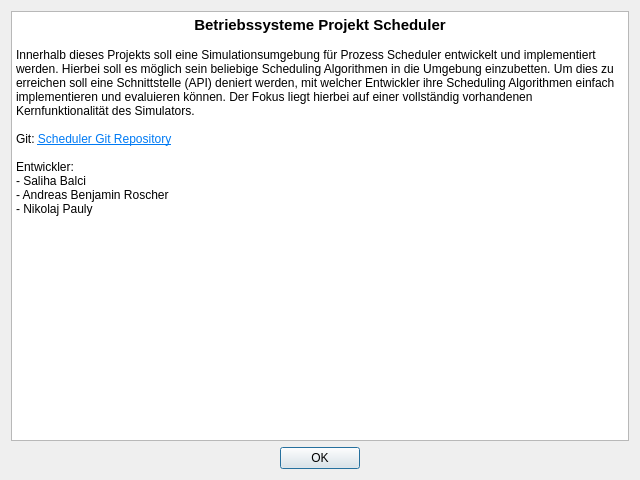
<?xml version="1.0" encoding="UTF-8"?>
<ui version="4.0">
 <class>DialogUeberInformationen</class>
 <widget class="QDialog" name="DialogUeberInformationen">
  <property name="geometry">
   <rect>
    <x>0</x>
    <y>0</y>
    <width>640</width>
    <height>480</height>
   </rect>
  </property>
  <property name="minimumSize">
   <size>
    <width>640</width>
    <height>480</height>
   </size>
  </property>
  <property name="maximumSize">
   <size>
    <width>640</width>
    <height>480</height>
   </size>
  </property>
  <property name="windowTitle">
   <string>Projektinformationen</string>
  </property>
  <layout class="QVBoxLayout" name="verticalLayout">
   <item>
    <widget class="QTextBrowser" name="textBrowser">
     <property name="html">
      <string>&lt;!DOCTYPE HTML PUBLIC &quot;-//W3C//DTD HTML 4.0//EN&quot; &quot;http://www.w3.org/TR/REC-html40/strict.dtd&quot;&gt;
&lt;html&gt;&lt;head&gt;&lt;meta name=&quot;qrichtext&quot; content=&quot;1&quot; /&gt;&lt;meta charset=&quot;utf-8&quot; /&gt;&lt;style type=&quot;text/css&quot;&gt;
p, li { white-space: pre-wrap; }
hr { height: 1px; border-width: 0; }
li.unchecked::marker { content: &quot;\2610&quot;; }
li.checked::marker { content: &quot;\2612&quot;; }
&lt;/style&gt;&lt;/head&gt;&lt;body style=&quot; font-family:'Segoe UI'; font-size:9pt; font-weight:400; font-style:normal;&quot;&gt;
&lt;p align=&quot;center&quot; style=&quot; margin-top:0px; margin-bottom:0px; margin-left:0px; margin-right:0px; -qt-block-indent:0; text-indent:0px;&quot;&gt;&lt;span style=&quot; font-size:11pt; font-weight:700;&quot;&gt;Betriebssysteme Projekt Scheduler&lt;/span&gt;&lt;/p&gt;
&lt;p style=&quot;-qt-paragraph-type:empty; margin-top:0px; margin-bottom:0px; margin-left:0px; margin-right:0px; -qt-block-indent:0; text-indent:0px;&quot;&gt;&lt;br /&gt;&lt;/p&gt;
&lt;p style=&quot; margin-top:0px; margin-bottom:0px; margin-left:0px; margin-right:0px; -qt-block-indent:0; text-indent:0px;&quot;&gt;Innerhalb dieses Projekts soll eine Simulationsumgebung für Prozess Scheduler entwickelt und implementiert werden. Hierbei soll es möglich sein beliebige Scheduling Algorithmen in die Umgebung einzubetten. Um dies zu erreichen soll eine Schnittstelle (API) deniert werden, mit welcher Entwickler ihre Scheduling Algorithmen einfach implementieren und evaluieren können. Der Fokus liegt hierbei auf einer vollständig vorhandenen Kernfunktionalität des Simulators.&lt;/p&gt;
&lt;p style=&quot;-qt-paragraph-type:empty; margin-top:0px; margin-bottom:0px; margin-left:0px; margin-right:0px; -qt-block-indent:0; text-indent:0px;&quot;&gt;&lt;br /&gt;&lt;/p&gt;
&lt;p style=&quot; margin-top:0px; margin-bottom:0px; margin-left:0px; margin-right:0px; -qt-block-indent:0; text-indent:0px;&quot;&gt;Git: &lt;a href=&quot;https://github.com/Baffmer/Betriebssysteme_Scheduler.git&quot;&gt;&lt;span style=&quot; text-decoration: underline; color:#007af4;&quot;&gt;Scheduler Git Repository&lt;/span&gt;&lt;/a&gt;&lt;/p&gt;
&lt;p style=&quot;-qt-paragraph-type:empty; margin-top:0px; margin-bottom:0px; margin-left:0px; margin-right:0px; -qt-block-indent:0; text-indent:0px; text-decoration: underline; color:#007af4;&quot;&gt;&lt;br /&gt;&lt;/p&gt;
&lt;p style=&quot; margin-top:0px; margin-bottom:0px; margin-left:0px; margin-right:0px; -qt-block-indent:0; text-indent:0px;&quot;&gt;Entwickler:&lt;/p&gt;
&lt;p style=&quot; margin-top:0px; margin-bottom:0px; margin-left:0px; margin-right:0px; -qt-block-indent:0; text-indent:0px;&quot;&gt;- Saliha Balci&lt;/p&gt;
&lt;p style=&quot; margin-top:0px; margin-bottom:0px; margin-left:0px; margin-right:0px; -qt-block-indent:0; text-indent:0px;&quot;&gt;- Andreas Benjamin Roscher&lt;/p&gt;
&lt;p style=&quot; margin-top:0px; margin-bottom:0px; margin-left:0px; margin-right:0px; -qt-block-indent:0; text-indent:0px;&quot;&gt;- Nikolaj Pauly&lt;/p&gt;&lt;/body&gt;&lt;/html&gt;</string>
     </property>
    </widget>
   </item>
   <item>
    <layout class="QHBoxLayout" name="horizontalLayout">
     <item>
      <spacer name="horizontalSpacer">
       <property name="orientation">
        <enum>Qt::Horizontal</enum>
       </property>
       <property name="sizeHint" stdset="0">
        <size>
         <width>40</width>
         <height>20</height>
        </size>
       </property>
      </spacer>
     </item>
     <item>
      <widget class="QPushButton" name="pushButtonOk">
       <property name="maximumSize">
        <size>
         <width>80</width>
         <height>16777215</height>
        </size>
       </property>
       <property name="text">
        <string>OK</string>
       </property>
      </widget>
     </item>
     <item>
      <spacer name="horizontalSpacer_2">
       <property name="orientation">
        <enum>Qt::Horizontal</enum>
       </property>
       <property name="sizeHint" stdset="0">
        <size>
         <width>40</width>
         <height>20</height>
        </size>
       </property>
      </spacer>
     </item>
    </layout>
   </item>
  </layout>
 </widget>
 <resources/>
 <connections>
  <connection>
   <sender>pushButtonOk</sender>
   <signal>clicked()</signal>
   <receiver>DialogUeberInformationen</receiver>
   <slot>close()</slot>
   <hints>
    <hint type="sourcelabel">
     <x>319</x>
     <y>457</y>
    </hint>
    <hint type="destinationlabel">
     <x>319</x>
     <y>239</y>
    </hint>
   </hints>
  </connection>
 </connections>
</ui>
